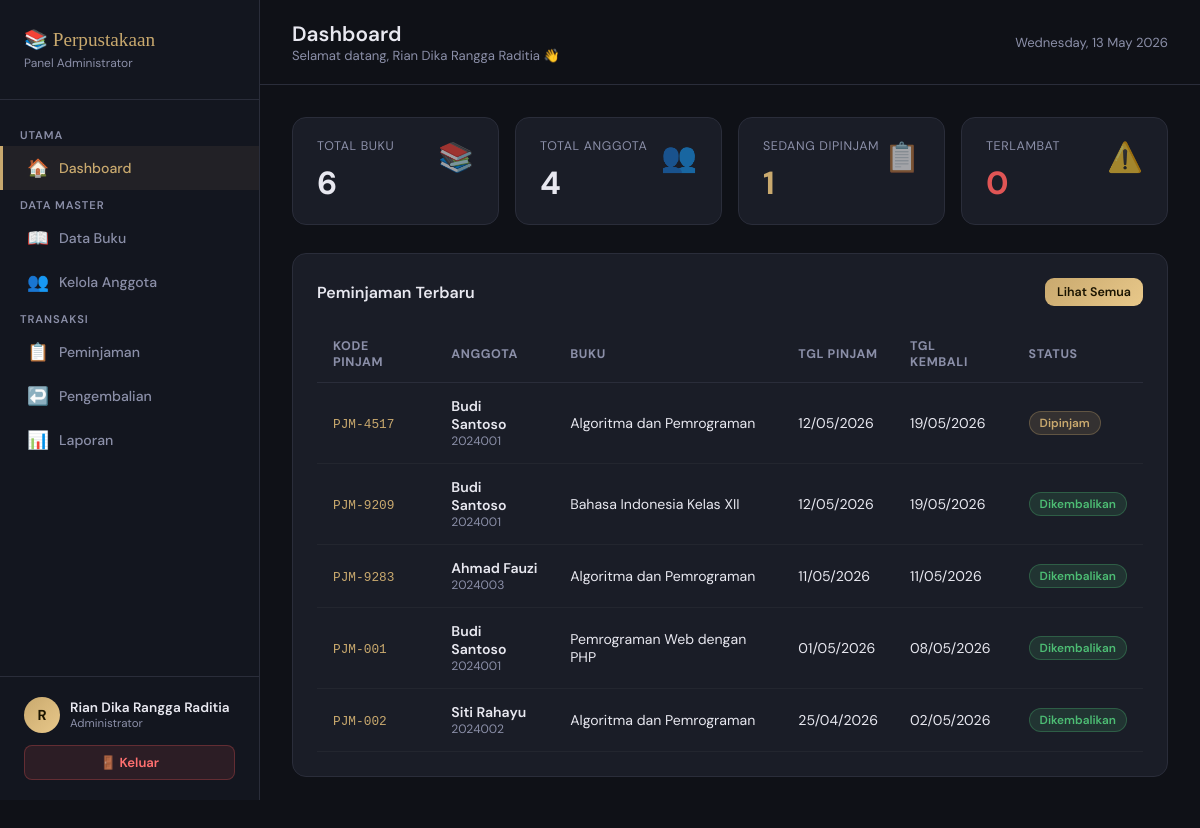
Screenshot of /Rangga_aplikasi_peminjaman_buku/admin/dashboard.php (signed in) with the database file from the repository.
### tables this page shows
CREATE TABLE `peminjaman` (
  `id` int(11) NOT NULL,
  `kode_pinjam` varchar(20) NOT NULL,
  `anggota_id` int(11) NOT NULL,
  `buku_id` int(11) NOT NULL,
  `tgl_pinjam` date NOT NULL,
  `tgl_kembali` date NOT NULL,
  `tgl_pengembalian` date DEFAULT NULL,
  `status` enum('dipinjam','dikembalikan','terlambat') DEFAULT 'dipinjam',
  `denda` int(11) DEFAULT 0,
  `created_at` timestamp NOT NULL DEFAULT current_timestamp()
);

CREATE TABLE `anggota` (
  `id` int(11) NOT NULL,
  `nis` varchar(20) NOT NULL,
  `nama` varchar(100) NOT NULL,
  `kelas` varchar(20) DEFAULT NULL,
  `alamat` text DEFAULT NULL,
  `telepon` varchar(15) DEFAULT NULL,
  `user_id` int(11) DEFAULT NULL,
  `created_at` timestamp NOT NULL DEFAULT current_timestamp()
);

CREATE TABLE `buku` (
  `id` int(11) NOT NULL,
  `kode_buku` varchar(20) NOT NULL,
  `judul` varchar(200) NOT NULL,
  `pengarang` varchar(100) DEFAULT NULL,
  `penerbit` varchar(100) DEFAULT NULL,
  `tahun_terbit` year(4) DEFAULT NULL,
  `kategori` varchar(50) DEFAULT NULL,
  `stok` int(11) DEFAULT 0,
  `created_at` timestamp NOT NULL DEFAULT current_timestamp()
);

### Rangga_aplikasi_peminjaman_buku/admin/dashboard.php (the view, shortened to what this page needs)
<?php
include "../koneksi.php";
include "../includes/navbar_admin.php";
$total_buku    = mysqli_fetch_row(mysqli_query($conn, "SELECT COUNT(*) FROM buku"))[0];
$total_anggota = mysqli_fetch_row(mysqli_query($conn, "SELECT COUNT(*) FROM anggota"))[0];
$total_pinjam  = mysqli_fetch_row(mysqli_query($conn, "SELECT COUNT(*) FROM peminjaman WHERE status='dipinjam'"))[0];
$total_terlambat = mysqli_fetch_row(mysqli_query($conn, "SELECT COUNT(*) FROM peminjaman WHERE status='terlambat'"))[0];
$query_terbaru = mysqli_query($conn, "
    SELECT p.*, a.nama AS nama_anggota, a.nis, b.judul
    FROM peminjaman p
    JOIN anggota a ON p.anggota_id = a.id
    JOIN buku b ON p.buku_id = b.id
    ORDER BY p.created_at DESC LIMIT 8
");
?>
<div class="topbar">
    <div>
        <h1>Dashboard</h1>
        <div class="breadcrumb">Selamat datang, <?= htmlspecialchars($_SESSION['nama']) ?> 👋</div>
    </div>
    <div style="font-size:.82rem;color:var(--muted);"><?= date('l, d F Y') ?></div>
</div>
<div class="content">
    <div class="stat-grid">
        <div class="stat-card">
            <span class="stat-icon">📚</span>
            <div class="stat-label">Total Buku</div>
            <div class="stat-value"><?= $total_buku ?></div>
        </div>
        <div class="stat-card">
            <span class="stat-icon">👥</span>
            <div class="stat-label">Total Anggota</div>
            <div class="stat-value"><?= $total_anggota ?></div>
        </div>
        <div class="stat-card">
            <span class="stat-icon">📋</span>
            <div class="stat-label">Sedang Dipinjam</div>
            <div class="stat-value" style="color:var(--gold)"><?= $total_pinjam ?></div>
        </div>
        <div class="stat-card">
            <span class="stat-icon">⚠️</span>
            <div class="stat-label">Terlambat</div>
            <div class="stat-value" style="color:#e05555"><?= $total_terlambat ?></div>
        </div>
    </div>
    <div class="card">
        <div style="display:flex;justify-content:space-between;align-items:center;margin-bottom:20px;">
            <h3 style="font-size:1rem;font-weight:600;">Peminjaman Terbaru</h3>
            <a href="peminjaman.php" class="btn btn-primary btn-sm">Lihat Semua</a>
        </div>
        <table>
            <thead>
                <tr>
                    <th>Kode Pinjam</th>
                    <th>Anggota</th>
                    <th>Buku</th>
                    <th>Tgl Pinjam</th>
                    <th>Tgl Kembali</th>
                    <th>Status</th>
                </tr>
            </thead>
            <tbody>
                <?php while($row = mysqli_fetch_assoc($query_terbaru)): ?>
                <tr>
                    <td><code style="color:var(--gold);font-size:.8rem;"><?= $row['kode_pinjam'] ?></code></td>
                    <td>
                        <div style="font-weight:600;"><?= htmlspecialchars($row['nama_anggota']) ?></div>
                        <div style="font-size:.76rem;color:var(--muted);"><?= $row['nis'] ?></div>
                    </td>
                    <td><?= htmlspecialchars($row['judul']) ?></td>
                    <td><?= date('d/m/Y', strtotime($row['tgl_pinjam'])) ?></td>
                    <td><?= date('d/m/Y', strtotime($row['tgl_kembali'])) ?></td>
                    <td>
                        <?php
                        if($row['status']=='dikembalikan') echo '<span class="badge badge-green">Dikembalikan</span>';
                        elseif($row['status']=='terlambat') echo '<span class="badge badge-red">Terlambat</span>';
                        else echo '<span class="badge badge-gold">Dipinjam</span>';
                        ?>
                    </td>
                </tr>
                <?php endwhile; ?>
            </tbody>
        </table>
    </div>
</div>
</div>
</body>
</html>

### Rangga_aplikasi_peminjaman_buku/includes/navbar_admin.php (style rules this page uses)
:root { --bg:#0f1117;--sidebar:#13161f;--card:#1a1d27;--border:#2a2d3a;--gold:#c9a96e;--gold-light:#e8c88a;--text:#e8e8f0;--muted:#8b8fa8;--danger:#e05555;--success:#4dbd74; }
* { margin:0;padding:0;box-sizing:border-box; }
body { font-family:'DM Sans',sans-serif;background:var(--bg);color:var(--text);display:flex;min-height:100vh; }
.topbar { padding:20px 32px;border-bottom:1px solid var(--border);background:var(--bg);display:flex;align-items:center;justify-content:space-between; }
.topbar h1 { font-size:1.3rem;font-weight:600; }
.topbar .breadcrumb { font-size:.82rem;color:var(--muted); }
.content { padding:32px;flex:1; }
.card { background:var(--card);border:1px solid var(--border);border-radius:14px;padding:24px;margin-bottom:24px; }
.stat-grid { display:grid;grid-template-columns:repeat(4,1fr);gap:16px;margin-bottom:28px; }
.stat-card { background:var(--card);border:1px solid var(--border);border-radius:14px;padding:20px 24px; }
.stat-label { font-size:.78rem;color:var(--muted);text-transform:uppercase;letter-spacing:.05em;margin-bottom:8px; }
.stat-value { font-size:2rem;font-weight:700;color:var(--text); }
.stat-icon { font-size:1.8rem;float:right;opacity:.6; }
table { width:100%;border-collapse:collapse; }
thead th { text-align:left;padding:12px 16px;font-size:.78rem;color:var(--muted);text-transform:uppercase;letter-spacing:.05em;border-bottom:1px solid var(--border); }
tbody td { padding:14px 16px;font-size:.88rem;border-bottom:1px solid rgba(255,255,255,.04); }
.badge { display:inline-block;padding:3px 10px;border-radius:20px;font-size:.74rem;font-weight:600; }
.badge-gold { background:rgba(201,169,110,.15);color:var(--gold);border:1px solid rgba(201,169,110,.3); }
.badge-green { background:rgba(77,189,116,.15);color:#4dbd74;border:1px solid rgba(77,189,116,.3); }
.btn { display:inline-block;padding:9px 18px;border-radius:9px;font-size:.85rem;font-weight:600;text-decoration:none;border:none;cursor:pointer;font-family:'DM Sans',sans-serif;transition:all .2s; }
.btn-primary { background:linear-gradient(135deg,var(--gold),var(--gold-light));color:#1a1400; }
.btn-sm { padding:6px 12px;font-size:.78rem; }

### rows the page displays
peminjaman: kode_pinjam "PJM-4517", anggota.nama "Budi Santoso", anggota.nis "2024001", buku.judul "Algoritma dan Pemrograman", tgl_pinjam "12/05/2026", tgl_kembali "19/05/2026", status "Dipinjam"
peminjaman: kode_pinjam "PJM-9209", anggota.nama "Budi Santoso", anggota.nis "2024001", buku.judul "Bahasa Indonesia Kelas XII", tgl_pinjam "12/05/2026", tgl_kembali "19/05/2026", status "Dikembalikan"
peminjaman: kode_pinjam "PJM-9283", anggota.nama "Ahmad Fauzi", anggota.nis "2024003", buku.judul "Algoritma dan Pemrograman", tgl_pinjam "11/05/2026", tgl_kembali "11/05/2026", status "Dikembalikan"
peminjaman: kode_pinjam "PJM-001", anggota.nama "Budi Santoso", anggota.nis "2024001", buku.judul "Pemrograman Web dengan PHP", tgl_pinjam "01/05/2026", tgl_kembali "08/05/2026", status "Dikembalikan"
peminjaman: kode_pinjam "PJM-002", anggota.nama "Siti Rahayu", anggota.nis "2024002", buku.judul "Algoritma dan Pemrograman", tgl_pinjam "25/04/2026", tgl_kembali "02/05/2026", status "Dikembalikan"

### other values shown
substr($_SESSION['nama'], 0, 1) "R"
$_SESSION['nama'] "Rian Dika Rangga Raditia"
$total_buku "6"
$total_anggota "4"
$total_pinjam "1"
$total_terlambat "0"
